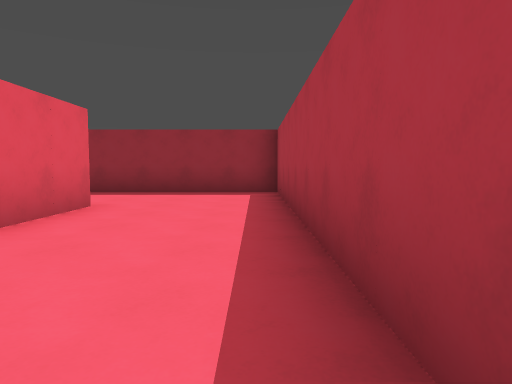
View 1 (above)

16 first-person views from a walk through a 3-D level made in the Godot game engine. The camera is 1.2 m above the floor, tilts 4° down and sees 70° across. The floor is counted in squares, 2 m on a side. Each view is taken from the middle of a square. On the plan, view 1 faces up. The plan holds only what a view shows up to about 10 squares ahead; the rest is blank. The place goes on beyond the plan.

View 2
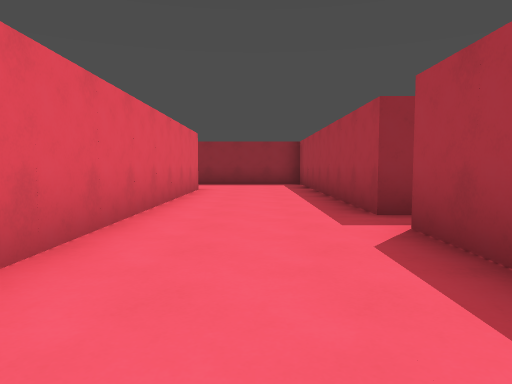

View 3
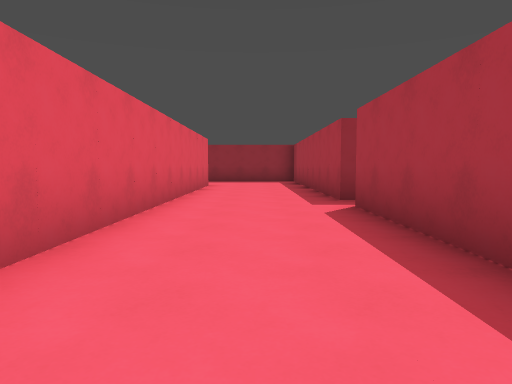

View 4
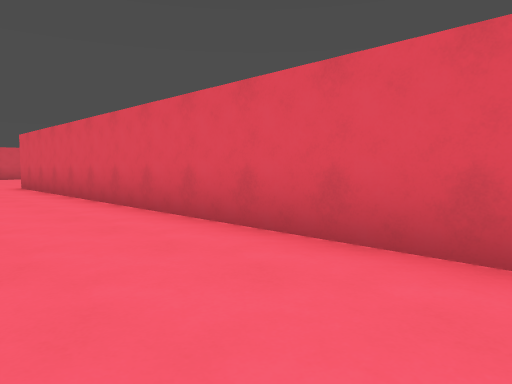

View 5
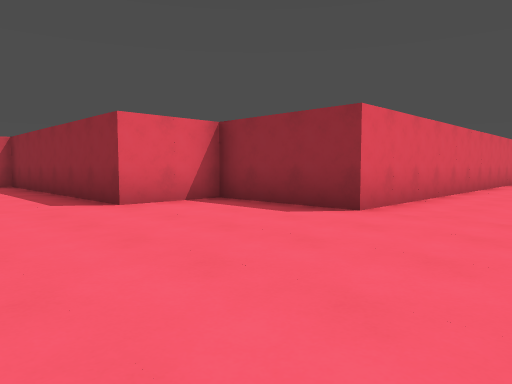

View 6
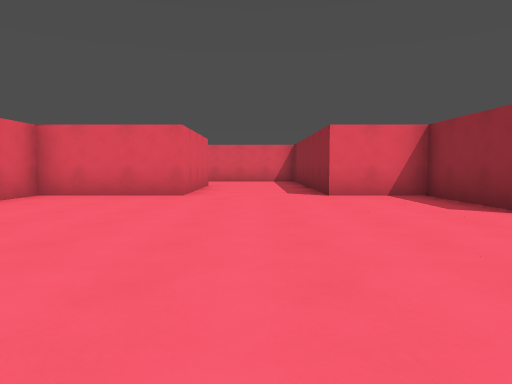

View 7
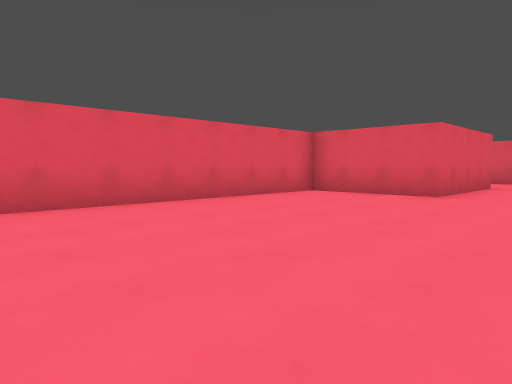

View 8
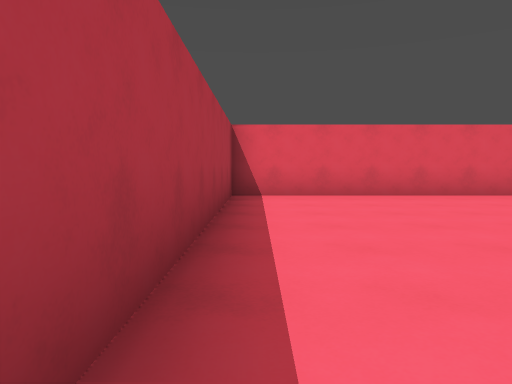

View 9
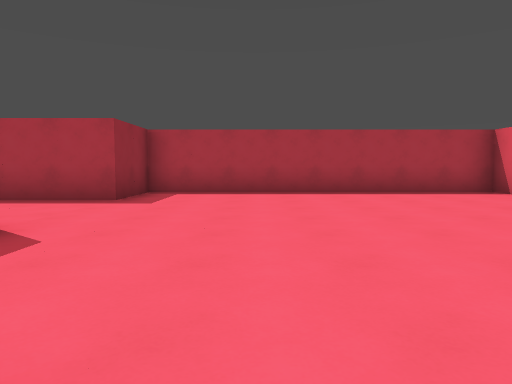

View 10
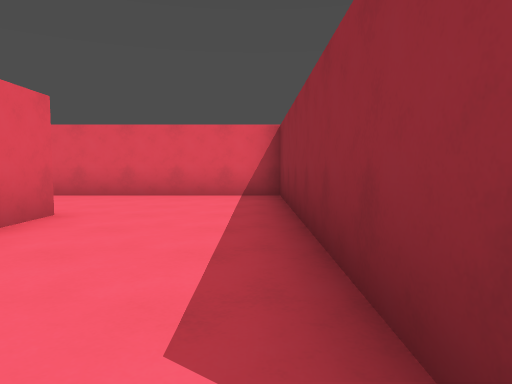

View 11
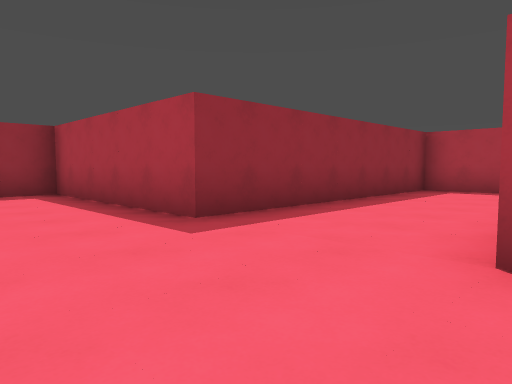

View 12
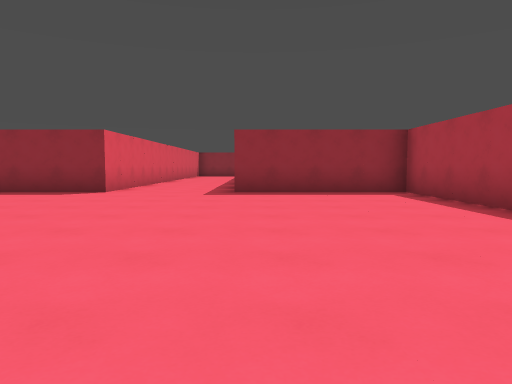

View 13
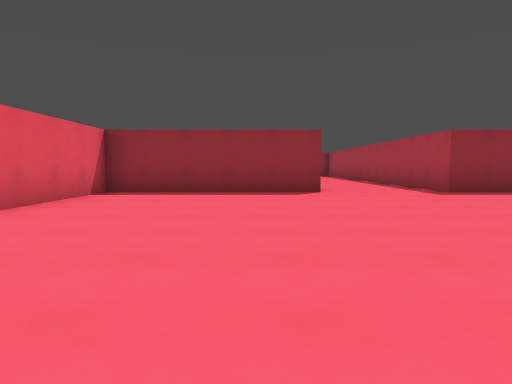

View 14
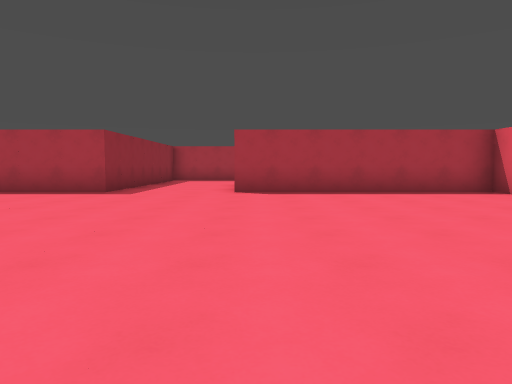

View 15
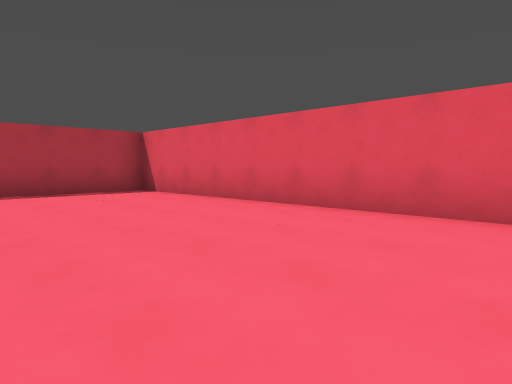

View 16
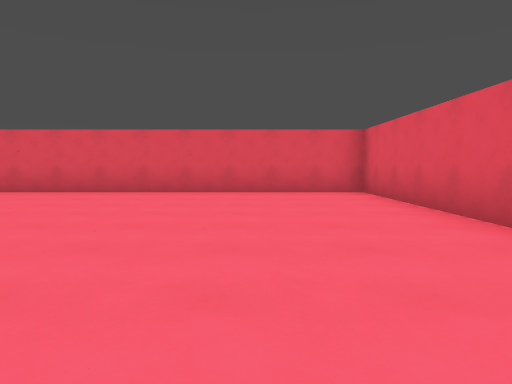

### Floor plan
Points are (right, up) in squares from view 1. A wall is a line through its corners. A room is listed if a view was taken in it or the views show most of it. See-through windows are left out.
Room 1 (views 1, 2, 3, 4, 5, 6, 7, 8, 9, 10)
walls: (0.5, -4) (0.5, -0.5); (-9.5, -18.5) (-5.5, -18.5) (-5.5, -21.5) (2.5, -21.5) (2.5, -13.5) (0.5, -13.5) (0.5, -11.4); (1, 0.5) (0.5, 0.5) (0.5, 5.5); (-2.5, 5.5) (-2.5, -13.5) (-5.5, -13.5) (-5.5, -15.5) (-12.5, -15.5) (-12.5, -20.2)
ways out: opening at (-1, 6) to room 2
Room 2 (views 11, 12, 13, 14, 15, 16)
walls: (-13.5, 15) (-13.5, 13.5) (-18.5, 13.5) (-18.5, 9.9); (-18.5, 4.5) (-18.5, -0.5) (-6.5, -0.5) (-6.5, 5.5); (0.5, 5.5) (0.5, 8.5) (-6.5, 8.5) (-6.5, 13.5) (-10.5, 13.5) (-10.5, 15)
ways out: opening at (-1, 6) to room 1

Positions as (right, up) in squares from view 1, and headings:
1: (0, 0), facing up
2: (-1, -4), facing up
3: (-1, -6), facing up
4: (0, -2), facing down-left
5: (0, -18), facing up-left
6: (2, -17), facing left
7: (2, -16), facing down-left
8: (2, -14), facing down
9: (-6, -16), facing right
10: (-5, -16), facing left
11: (-9, 5), facing up-right
12: (-10, 5), facing up
13: (-15, 5), facing up
14: (-15, 5), facing right
15: (-15, 4), facing down-right
16: (-16, 8), facing down
